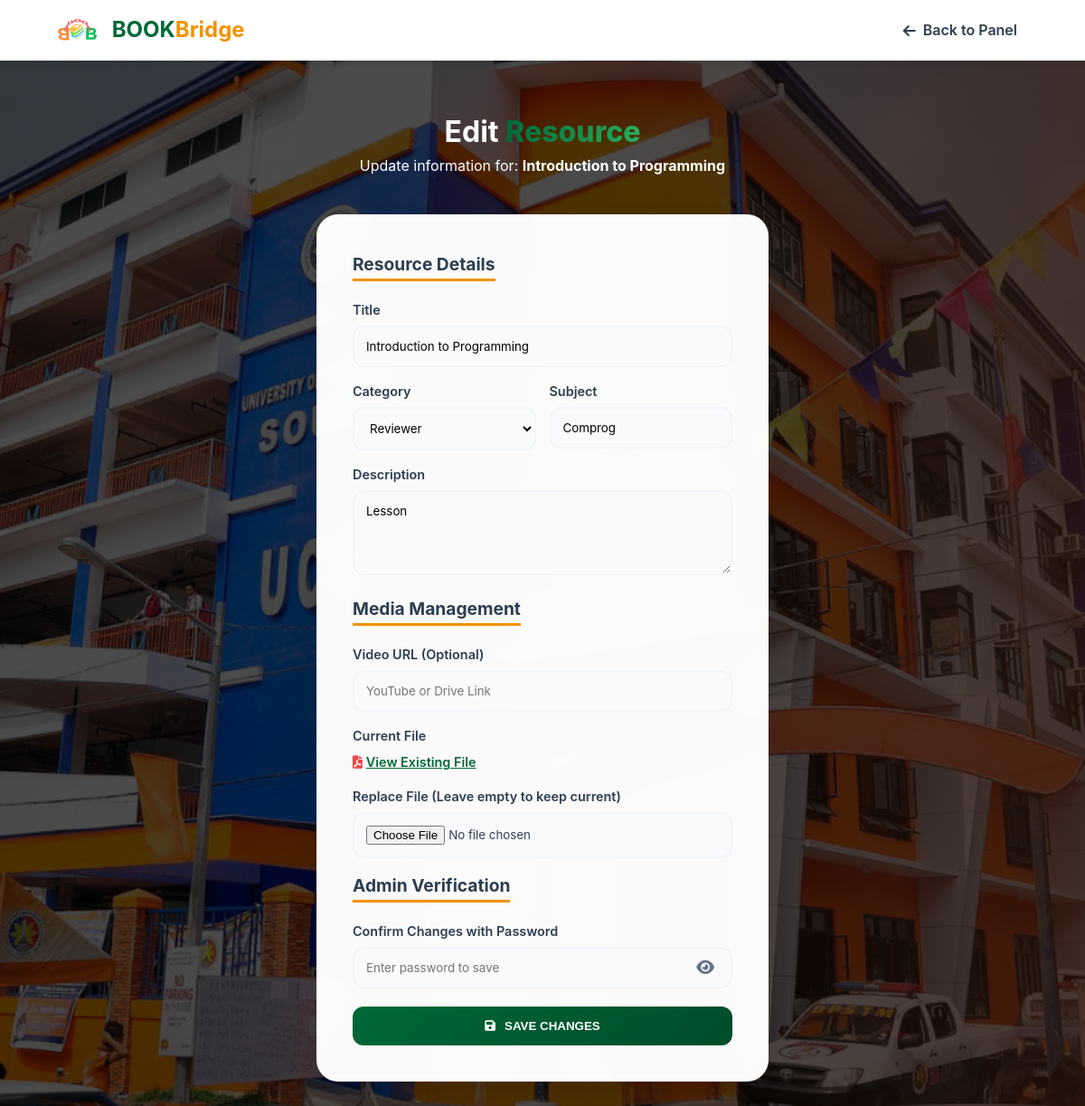
The app's page /edit.php?id=55 (signed in) with its own data.
### tables this page shows
CREATE TABLE `resources` (
  `id` int(11) NOT NULL,
  `title` varchar(255) NOT NULL,
  `subject` varchar(100) DEFAULT NULL,
  `description` text DEFAULT NULL,
  `author` varchar(100) DEFAULT NULL,
  `category` varchar(50) DEFAULT NULL,
  `file_path` varchar(255) DEFAULT NULL,
  `uploaded_by` int(11) DEFAULT NULL,
  `created_at` timestamp NULL DEFAULT current_timestamp(),
  `video_url` varchar(255) DEFAULT NULL
);

### edit.php (the view, shortened to what this page needs)
<?php
include "config.php";
$id = $_GET['id'];
$stmt = $conn->prepare("SELECT * FROM resources WHERE id = ?");
$stmt->bind_param("i", $id);
$stmt->execute();
$resource = $stmt->get_result()->fetch_assoc();
?>
<!DOCTYPE html>
<html lang="en">
<head>
    <link rel="stylesheet" href="https://cdnjs.cloudflare.com/ajax/libs/font-awesome/6.0.0/css/all.min.css">
    <link rel="stylesheet" href="style.css?v=<?php echo time(); ?>">
</head>
<body class="admin-page"> <nav>
    <div class="logo">
        <a href="index.php" style="text-decoration:none; display:flex; align-items:center;">
            <img src="images/logo.png" alt="Logo" style="height:40px; margin-right:10px;">
            <span style="font-weight:bold; font-size:1.5rem; color:#2C3E50;">
                <span style="color:var(--ucc-green);">BOOK</span><span style="color:var(--ucc-orange);">Bridge</span>
            </span>
        </a>
    </div>
    <div class="nav-links">
        <a href="admin.php" class="nav-link-item">
            <i class="fa-solid fa-arrow-left"></i>
            <span>Back to Panel</span>
        </a>
    </div>
</nav>
<div class="content-wrapper">
    <div class="outside-text">
        <h1>Edit <span class="highlight-word">Resource</span></h1>
        <p>Update information for: <strong><?php echo htmlspecialchars($resource['title']); ?></strong></p>
    </div>
    <div class="form-container">
        <form method="POST" enctype="multipart/form-data">
            <div class="form-section">Resource Details</div>
            <label>Title</label>
            <input type="text" name="title" value="<?php echo htmlspecialchars($resource['title']); ?>" required>
            <div class="name-row">
                <div style="flex:1;">
                    <label>Category</label>
                    <select name="category" required>
                        <?php
                        $cat_query = $conn->query("SELECT * FROM categories ORDER BY name ASC");
                        while($cat = $cat_query->fetch_assoc()):
                            $selected = ($cat['name'] == $resource['category']) ? 'selected' : '';
                        ?>
                            <option value="<?php echo htmlspecialchars($cat['name']); ?>" <?php echo $selected; ?>>
                                <?php echo htmlspecialchars($cat['name']); ?>
                            </option>
                        <?php endwhile; ?>
                    </select>
                </div>
                <div style="flex:1;">
                    <label>Subject</label>
                    <input type="text" name="subject" value="<?php echo htmlspecialchars($resource['subject']); ?>" required>
                </div>
            </div>
            <label>Description</label>
            <textarea name="description" rows="4"><?php echo htmlspecialchars($resource['description']); ?></textarea>
            <div class="form-section">Media Management</div>
            <label>Video URL (Optional)</label>
            <input type="url" name="video_url" value="<?php echo htmlspecialchars($resource['video_url']); ?>" placeholder="YouTube or Drive Link">
            <label>Current File</label>
            <div style="margin-bottom: 15px; font-size: 0.9rem;">
                <?php if(!empty($resource['file_path'])): ?>
                    <i class="fa-solid fa-file-pdf" style="color: var(--danger);"></i>
                    <a href="<?php echo $resource['file_path']; ?>" target="_blank" style="color: var(--ucc-green); font-weight: 600;">View Existing File</a>
                <?php else: ?>
                    <span style="color: var(--gray);">No file uploaded</span>
                <?php endif; ?>
            </div>
            <label>Replace File (Leave empty to keep current)</label>
            <input type="file" name="resource_file" id="editFile" accept=".pdf,.doc,.docx,.txt">
            <div class="form-section">Admin Verification</div>
            <label>Confirm Changes with Password</label>
            <div class="password-wrapper">
                <input type="password" id="adminPass" placeholder="Enter password to save">
                <i class="fa-solid fa-eye toggle-password" onclick="togglePass('adminPass', this)"></i>
            </div>
            <button type="submit" name="update_file" class="btn-main" style="margin-top:20px;">
                <i class="fa-solid fa-floppy-disk"></i> Save Changes
            </button>
        </form>
    </div>
</div>
</body>
</html>

### style.css (style rules this page uses)
:root { --ucc-green: #006837; --ucc-green-dark: #004d29; --ucc-orange: #F39200; --ucc-orange-light: #fff4e6; --primary: #2C3E50; --bg: #F8FAFC; --white: #ffffff; --text: #334155; --gray: #64748b; --gray-light: #cbd5e1; --shadow: 0 4px 6px -1px rgb(0 0 0 / 0.1); --shadow-lg: 0 10px 25px rgba(0, 0, 0, 0.1); --danger: #ef4444; --success-bg: #dcfce7; --error-bg: #fee2e2; }
* { box-sizing: border-box; margin: 0; padding: 0; transition: 0.3s ease; }
body { font-family: 'Inter', 'Segoe UI', sans-serif; background-color: var(--bg); color: var(--text); line-height: 1.6; overflow-x: hidden; }
.auth-bg, .register-bg, .admin-page, .settings-page { background: linear-gradient(rgba(0, 0, 0, 0.7), rgba(0, 0, 0, 0.7)), url('images/Ucc.png') no-repeat center center fixed !important; background-size: cover !important; min-height: 100vh; display: flex; flex-direction: column; align-items: center; padding: 0; }
nav { background: var(--white); padding: 0.8rem 5%; display: flex; justify-content: space-between; align-items: center; box-shadow: var(--shadow); position: fixed; top: 0; left: 0; z-index: 2000; width: 100%; }
.nav-links { display: flex; align-items: center; gap: 20px; }
.nav-link-item { text-decoration: none; color: var(--primary); font-weight: 600; padding: 8px 15px; border-radius: 8px; display: flex; align-items: center; gap: 8px; }
.content-wrapper { margin-top: 100px; display: flex; flex-direction: column; align-items: center; width: 100%; padding: 20px; }
.form-container, .settings-card, .admin-card { background: rgba(255, 255, 255, 0.98); backdrop-filter: blur(10px); padding: 40px; border-radius: 24px; box-shadow: var(--shadow-lg); width: 100%; max-width: 500px; margin: 20px auto; }
.password-wrapper { position: relative; width: 100%; margin-bottom: 15px; }
.password-wrapper input { padding-right: 45px; margin-bottom: 0; }
.toggle-password { position: absolute; right: 15px; top: 50%; transform: translateY(-50%); cursor: pointer; color: var(--gray); z-index: 10; font-size: 1.1rem; padding: 5px; }
.form-section { font-size: 1.2rem; font-weight: bold; color: var(--primary); margin-bottom: 20px; border-bottom: 3px solid var(--ucc-orange); display: inline-block; }
input, select, textarea { width: 100%; padding: 13px; margin-bottom: 15px; border-radius: 12px; border: 2px solid #f1f5f9; background: #f8fafc; outline: none; font-family: inherit; }
label { display: block; margin-bottom: 6px; font-weight: 600; color: var(--primary); font-size: 0.9rem; }
.name-row { display: flex; gap: 15px; }
.btn-main { width: 100%; padding: 14px; background: linear-gradient(135deg, var(--ucc-green), var(--ucc-green-dark)); color: white !important; border: none; border-radius: 12px; font-weight: 700; cursor: pointer; text-transform: uppercase; display: flex; justify-content: center; align-items: center; gap: 10px; }
.highlight-word { background: linear-gradient(to right, var(--ucc-green), #27ae60); -webkit-background-clip: text; -webkit-text-fill-color: transparent; font-weight: 800; }
.outside-text { text-align: center; color: white; margin-bottom: 20px; }

### records on screen
resources: title "Introduction to Programming", subject "Comprog", description "Lesson"

### other values on screen
form field category "Reviewer"
